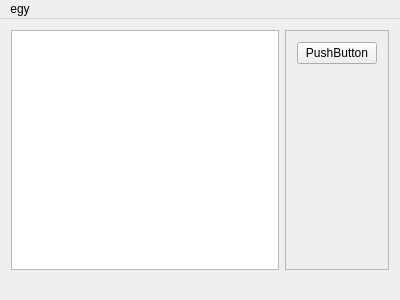
<?xml version="1.0" encoding="UTF-8"?>
<ui version="4.0">
 <class>MainWindow</class>
 <widget class="QMainWindow" name="MainWindow">
  <property name="geometry">
   <rect>
    <x>0</x>
    <y>0</y>
    <width>400</width>
    <height>300</height>
   </rect>
  </property>
  <property name="sizePolicy">
   <sizepolicy hsizetype="Maximum" vsizetype="Maximum">
    <horstretch>0</horstretch>
    <verstretch>0</verstretch>
   </sizepolicy>
  </property>
  <property name="windowTitle">
   <string>MainWindow</string>
  </property>
  <widget class="QWidget" name="centralWidget">
   <layout class="QHBoxLayout" name="horizontalLayout">
    <item>
     <widget class="QListWidget" name="listWidget1"/>
    </item>
    <item>
     <widget class="QFrame" name="frame">
      <property name="frameShape">
       <enum>QFrame::StyledPanel</enum>
      </property>
      <property name="frameShadow">
       <enum>QFrame::Raised</enum>
      </property>
      <layout class="QVBoxLayout" name="verticalLayout">
       <item>
        <widget class="QPushButton" name="pushButton1">
         <property name="text">
          <string>PushButton</string>
         </property>
        </widget>
       </item>
       <item>
        <spacer name="verticalSpacer">
         <property name="orientation">
          <enum>Qt::Vertical</enum>
         </property>
         <property name="sizeHint" stdset="0">
          <size>
           <width>20</width>
           <height>40</height>
          </size>
         </property>
        </spacer>
       </item>
      </layout>
     </widget>
    </item>
   </layout>
  </widget>
  <widget class="QMenuBar" name="menuBar">
   <property name="geometry">
    <rect>
     <x>0</x>
     <y>0</y>
     <width>400</width>
     <height>22</height>
    </rect>
   </property>
   <widget class="QMenu" name="menuegy">
    <property name="title">
     <string>egy</string>
    </property>
   </widget>
   <addaction name="menuegy"/>
  </widget>
  <widget class="QStatusBar" name="statusBar">
   <property name="sizeGripEnabled">
    <bool>false</bool>
   </property>
  </widget>
 </widget>
 <layoutdefault spacing="6" margin="11"/>
 <resources/>
 <connections/>
</ui>
